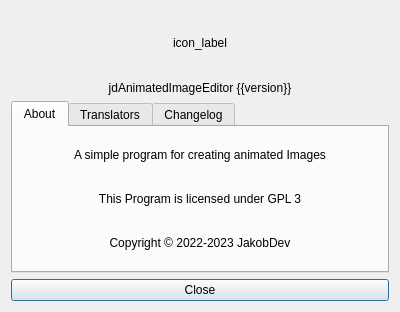
<?xml version="1.0" encoding="UTF-8"?>
<ui version="4.0">
 <class>AboutDialog</class>
 <widget class="QDialog" name="AboutDialog">
  <property name="geometry">
   <rect>
    <x>0</x>
    <y>0</y>
    <width>400</width>
    <height>312</height>
   </rect>
  </property>
  <property name="windowTitle">
   <string>About</string>
  </property>
  <layout class="QVBoxLayout" name="verticalLayout">
   <item>
    <widget class="QLabel" name="icon_label">
     <property name="sizePolicy">
      <sizepolicy hsizetype="Preferred" vsizetype="Preferred">
       <horstretch>0</horstretch>
       <verstretch>0</verstretch>
      </sizepolicy>
     </property>
     <property name="minimumSize">
      <size>
       <width>64</width>
       <height>64</height>
      </size>
     </property>
     <property name="text">
      <string notr="true">icon_label</string>
     </property>
     <property name="alignment">
      <set>Qt::AlignCenter</set>
     </property>
    </widget>
   </item>
   <item>
    <widget class="QLabel" name="version_label">
     <property name="text">
      <string notr="true">jdAnimatedImageEditor {{version}}</string>
     </property>
     <property name="alignment">
      <set>Qt::AlignCenter</set>
     </property>
    </widget>
   </item>
   <item>
    <widget class="QTabWidget" name="tab_widget">
     <property name="currentIndex">
      <number>0</number>
     </property>
     <widget class="QWidget" name="tab">
      <attribute name="title">
       <string>About</string>
      </attribute>
      <layout class="QVBoxLayout" name="verticalLayout_2">
       <item>
        <widget class="QLabel" name="label">
         <property name="text">
          <string>A simple program for creating animated Images</string>
         </property>
         <property name="alignment">
          <set>Qt::AlignCenter</set>
         </property>
        </widget>
       </item>
       <item>
        <widget class="QLabel" name="label_2">
         <property name="text">
          <string>This Program is licensed under GPL 3</string>
         </property>
         <property name="alignment">
          <set>Qt::AlignCenter</set>
         </property>
        </widget>
       </item>
       <item>
        <widget class="QLabel" name="label_3">
         <property name="text">
          <string notr="true">Copyright © 2022-2023 JakobDev</string>
         </property>
         <property name="alignment">
          <set>Qt::AlignCenter</set>
         </property>
        </widget>
       </item>
      </layout>
     </widget>
     <widget class="QWidget" name="tab_2">
      <attribute name="title">
       <string>Translators</string>
      </attribute>
      <layout class="QVBoxLayout" name="verticalLayout_3">
       <item>
        <widget class="QLabel" name="label_4">
         <property name="text">
          <string>The following people translated jdAnimatedImageEditor:</string>
         </property>
         <property name="alignment">
          <set>Qt::AlignCenter</set>
         </property>
         <property name="wordWrap">
          <bool>true</bool>
         </property>
        </widget>
       </item>
       <item>
        <widget class="QTextEdit" name="translators_edit">
         <property name="readOnly">
          <bool>true</bool>
         </property>
        </widget>
       </item>
      </layout>
     </widget>
     <widget class="QWidget" name="tab_3">
      <attribute name="title">
       <string>Changelog</string>
      </attribute>
      <layout class="QVBoxLayout" name="verticalLayout_4">
       <item>
        <widget class="QTextEdit" name="changelog_edit">
         <property name="readOnly">
          <bool>true</bool>
         </property>
        </widget>
       </item>
      </layout>
     </widget>
    </widget>
   </item>
   <item>
    <widget class="QPushButton" name="close_button">
     <property name="text">
      <string>Close</string>
     </property>
    </widget>
   </item>
  </layout>
 </widget>
 <resources/>
 <connections/>
</ui>
